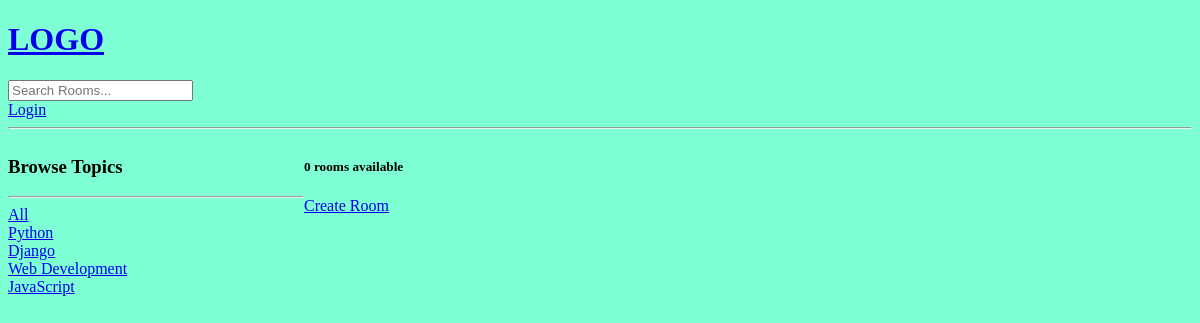
/?q=Python, run on an earlier commit of the app's database.
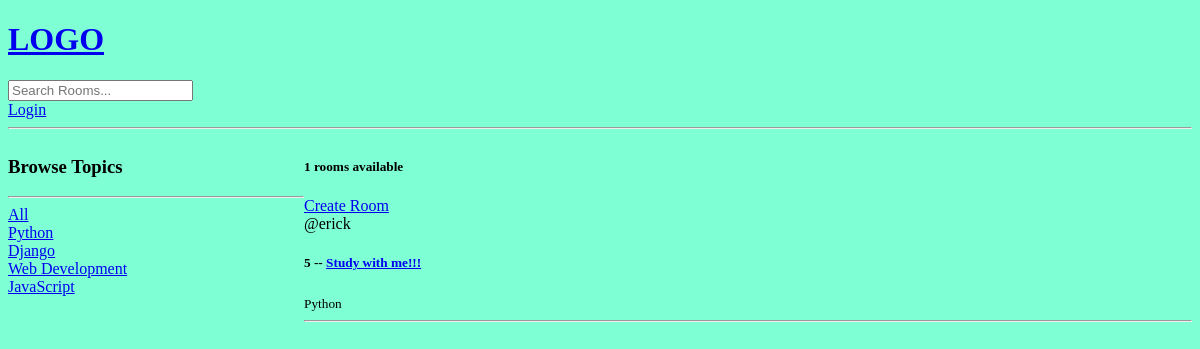
And on a later commit of the database.
### base/models.py (models this page shows, shortened)
class Topic(models.Model):
    name = models.CharField(max_length=200)

class Room(models.Model):
    host = models.ForeignKey(User, on_delete=models.SET_NULL, null=True)
    topic = models.ForeignKey(Topic, on_delete=models.SET_NULL, null=True)
    name = models.CharField(max_length=200)
    description = models.TextField(null=True, blank=True)
    participants = models.ManyToManyField(User, related_name='participants', blank=True)
    updated = models.DateTimeField(auto_now=True)
    created = models.DateTimeField(auto_now_add=True)
    class Meta:
        ordering = ['-updated', '-created']

### base/views.py (the view)
# urls.py: path('', views.home, name="home"),
def home(request):
    q = request.GET.get('q') if request.GET.get('q') != None else ''
    rooms = Room.objects.filter(
        Q(topic__name__icontains=q) |
        Q(name__icontains=q) |
        Q(description__icontains=q)
        )
    topics = Topic.objects.all()
    room_count = rooms.count()
    room_messages = Message.objects.filter(Q(room__topic__name__icontains=q))
    context = {'rooms': rooms, 'topics': topics, 'room_count': room_count, 'room_messages': room_messages}
    return render(request, 'base/home.html', context)

### base/templates/base/home.html (shortened to what this page needs)
<!DOCTYPE html>
<html lang="en">
<head>
</head>
<body>
    {% extends 'main.html' %}
    {% block content %}
    <div class="home-container">
        <div>
            <h3>Browse Topics</h3>
            <hr>
            <div>
                <a href="{% url 'home' %}">All</a>
            </div>
            {% for topic in topics %}
                <div>
                    <a href="{% url 'home' %}?q={{topic.name}}">{{topic.name}}</a>
                </div>
            {% endfor %}
        </div>
        <div>
            <h5>{{room_count}} rooms available</h5>
            <a href="{% url 'create-room' %}">Create Room</a>
            <div>
                {% for room in rooms %}
                    <div>
                        <span>@{{room.host.username}}</span>
                        <h5>{{room.id}} -- <a href="{% url 'room' room.id %}">{{room.name}}</a> </h5>
                        <small>{{room.topic.name}}</small>
                        <hr>
                    </div>
                {% endfor %}
            </div>
        </div>
    </div>
    {% endblock content%}

What changed in the data, as far as the page shows it:
added Room: host.username "erick", id "5", name "Study with me!!!", topic.name "Python"
Also different on the page:
{{ room_count }}: "0" → "1"
